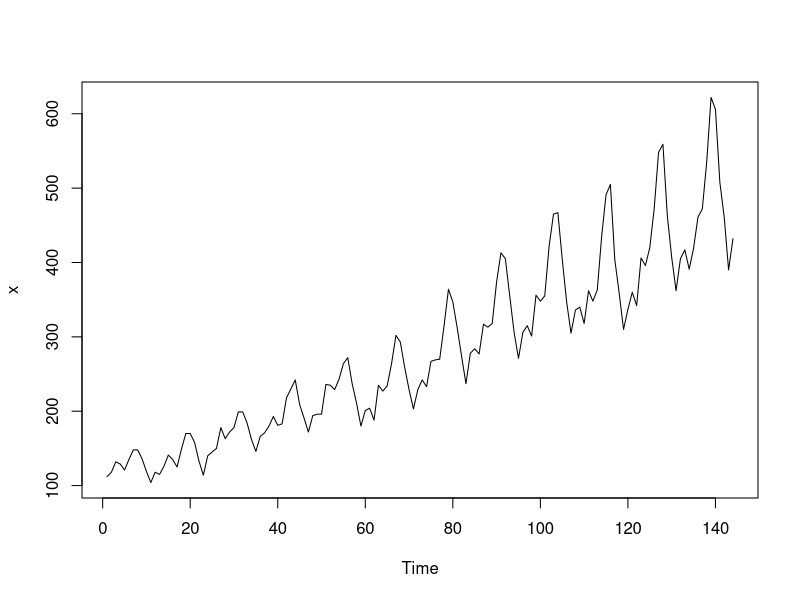
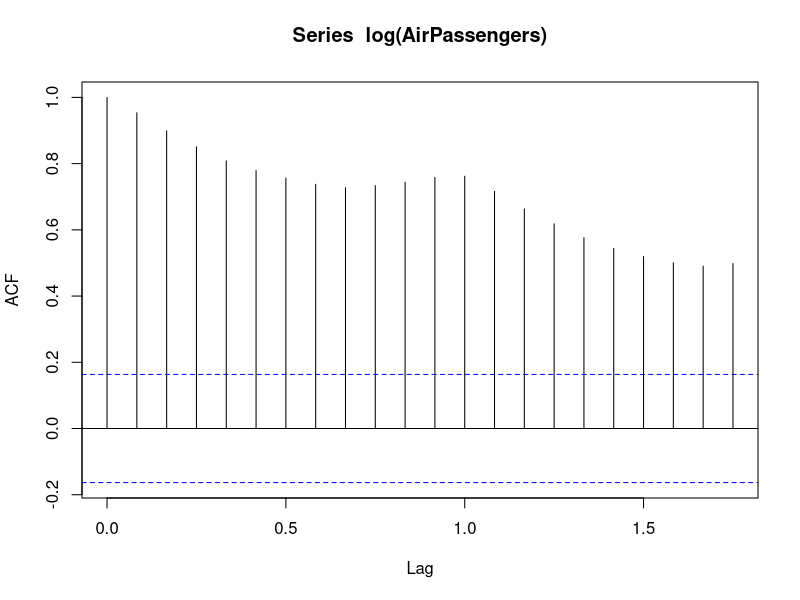
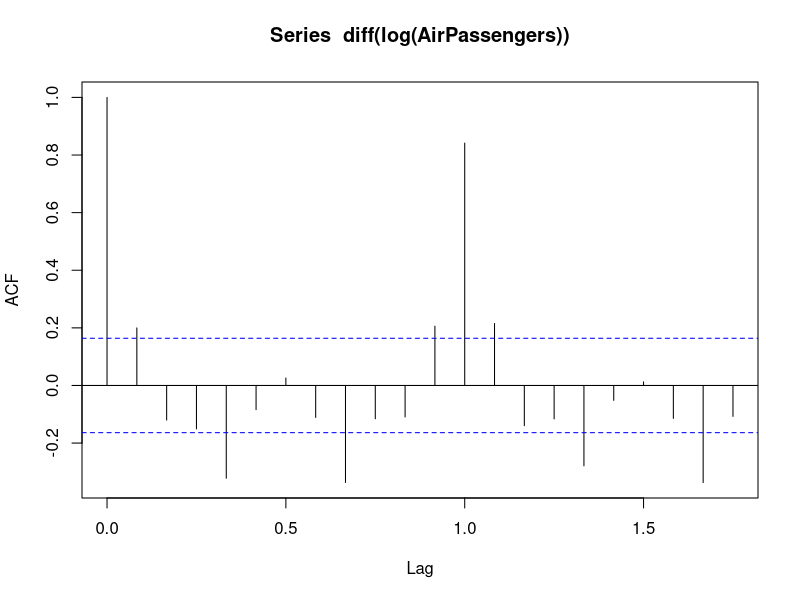
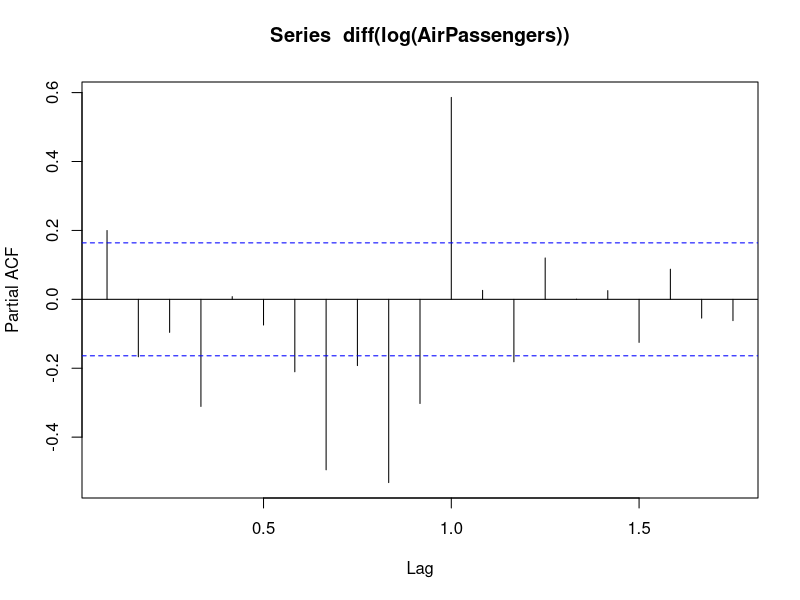
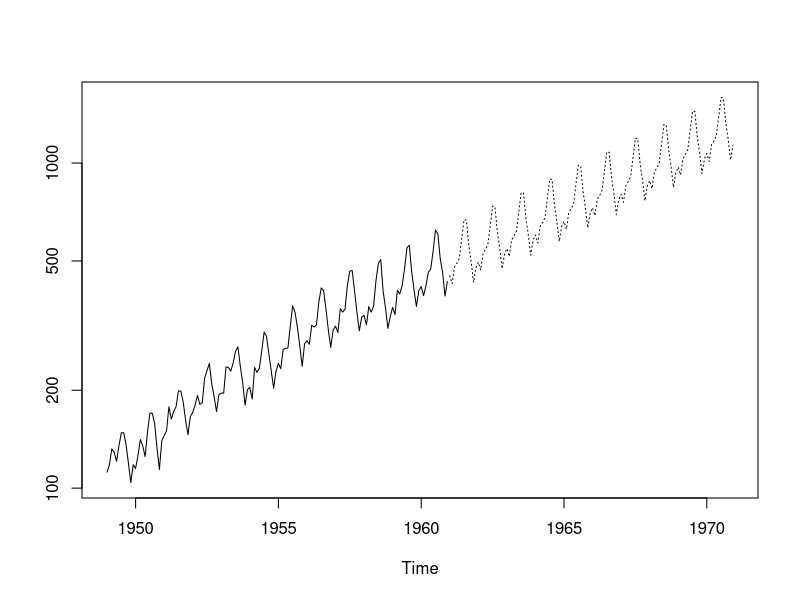
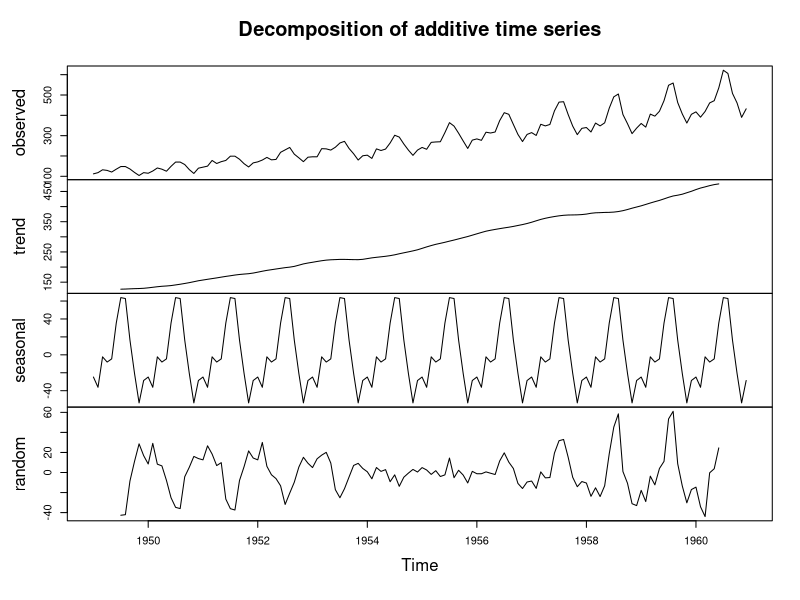
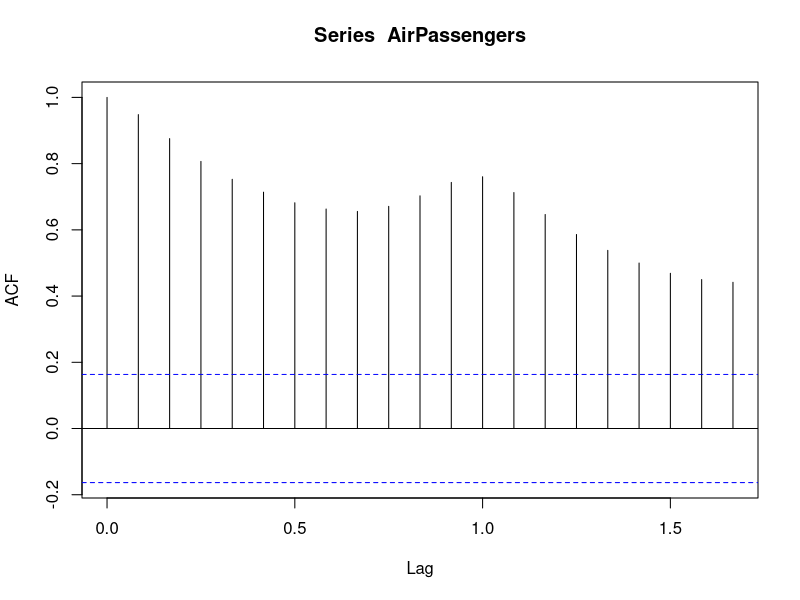
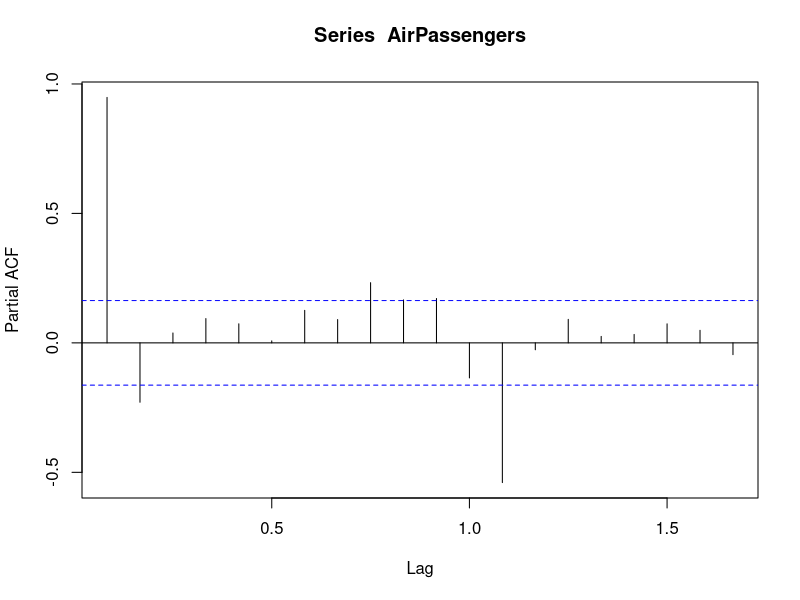

R code for these plots, in order: (Note: this script raises an error after producing the figures.)
install.packages("tseries")
library(tseries)
x<-ts(AirPassengers)
plot(x)
adf.test(diff(log(AirPassengers)), alternative="stationary", k=0)
acf(log(AirPassengers))
acf(diff(log(AirPassengers)))
pacf(diff(log(AirPassengers)))
(fit <- arima(log(AirPassengers), c(0, 1, 1),seasonal = list(order = c(0, 1, 1), period = 12)))
pred <- predict(fit, n.ahead = 10*12)
ts.plot(AirPassengers,2.718^pred$pred, log = "y", lty = c(1,3))


plot(decompose(AirPassengers))
acf<-acf(AirPassengers,lag.max=20)
pacf<-pacf(AirPassengers,lag.max=20)
install.packages("forecast")
library(forecast)
fit_2<-auto.arima(AirPassengers)
fit_2
summary(fit_2)
tsdiag(fit_2)
fc<-forecast.Arima(fit_2,h=24)
plot.forecast(fc)
?forecast.Arima

fit_3 <- arima(AirPassengers, c(1, 0, 1))
fit_3
fit_4 <- arima(AirPassengers, c(1, 1, 1))
fit_4
fit_5 <- arima(AirPassengers, c(0, 1, 1))
fit_5
?arma
fit_6<-arma(AirPassengers,order=c(1,0))
summary(fit_6)
plot(fit_6)
fit_7<-ar(AirPassengers)
summary(fit_7)
plot(fit_7)




